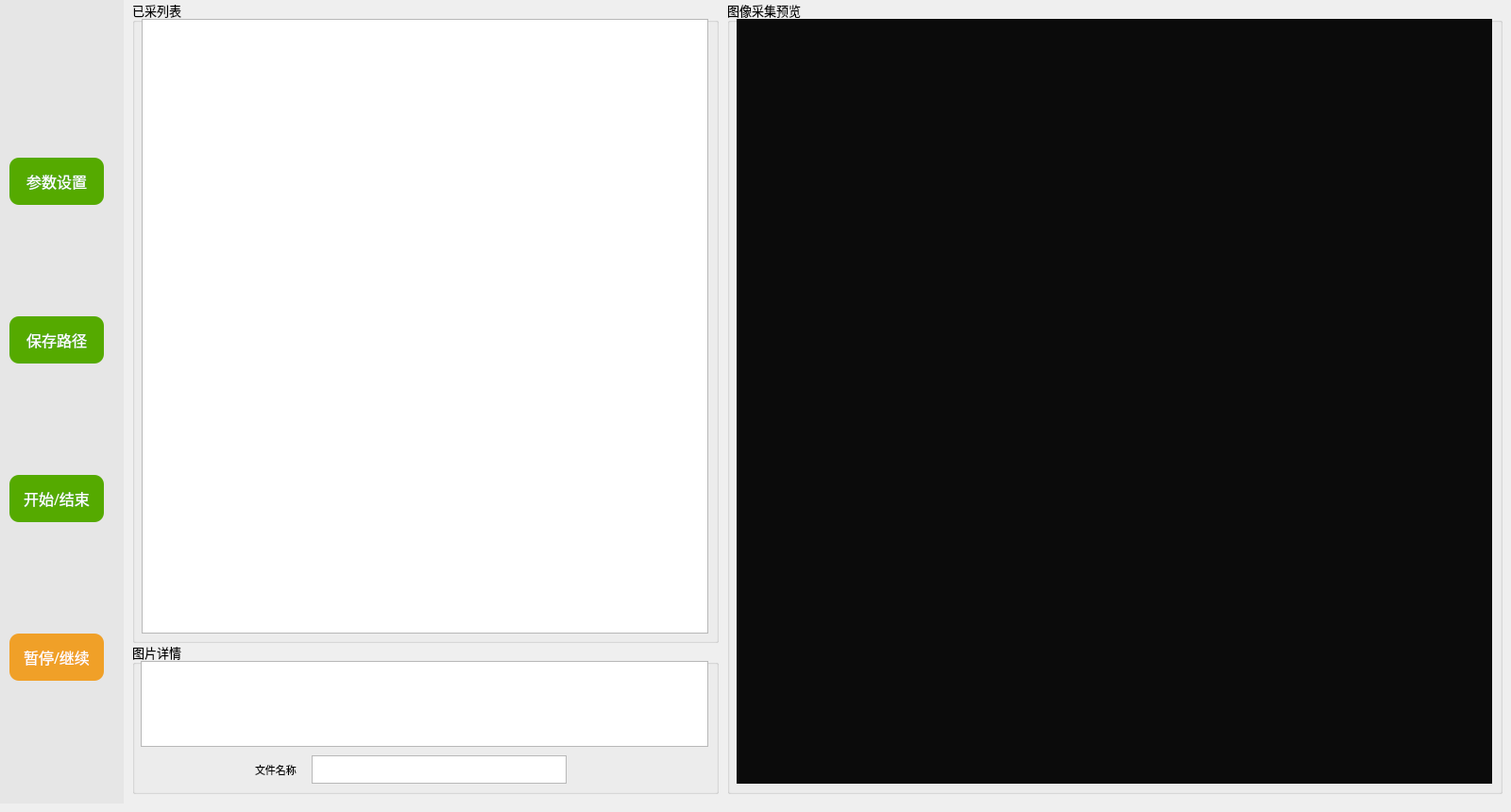
   <widget class="QWidget" name="tab_4">
    <attribute name="title">
     <string>图像采集</string>
    </attribute>
    <widget class="QWidget" name="widget_5" native="true">
     <property name="geometry">
      <rect>
       <x>130</x>
       <y>0</y>
       <width>1461</width>
       <height>851</height>
      </rect>
     </property>
     <property name="styleSheet">
      <string notr="true"/>
     </property>
     <widget class="QGroupBox" name="groupBox_4">
      <property name="geometry">
       <rect>
        <x>640</x>
        <y>0</y>
        <width>821</width>
        <height>841</height>
       </rect>
      </property>
      <property name="font">
       <font>
        <family>隶书</family>
        <pointsize>10</pointsize>
       </font>
      </property>
      <property name="title">
       <string>图像采集预览</string>
      </property>
      <widget class="QGraphicsView" name="tuxiang_3">
       <property name="geometry">
        <rect>
         <x>10</x>
         <y>20</y>
         <width>800</width>
         <height>810</height>
        </rect>
       </property>
       <property name="minimumSize">
        <size>
         <width>800</width>
         <height>800</height>
        </size>
       </property>
       <property name="maximumSize">
        <size>
         <width>800</width>
         <height>850</height>
        </size>
       </property>
       <property name="styleSheet">
        <string notr="true">background-color: rgb(11, 11, 11);</string>
       </property>
      </widget>
     </widget>
     <widget class="QGroupBox" name="groupBox_15">
      <property name="geometry">
       <rect>
        <x>10</x>
        <y>0</y>
        <width>621</width>
        <height>681</height>
       </rect>
      </property>
      <property name="font">
       <font>
        <family>隶书</family>
        <pointsize>10</pointsize>
       </font>
      </property>
      <property name="title">
       <string>已采列表</string>
      </property>
      <widget class="QTableView" name="list_3">
       <property name="geometry">
        <rect>
         <x>10</x>
         <y>20</y>
         <width>600</width>
         <height>651</height>
        </rect>
       </property>
       <property name="minimumSize">
        <size>
         <width>206</width>
         <height>200</height>
        </size>
       </property>
       <property name="maximumSize">
        <size>
         <width>10000</width>
         <height>10000</height>
        </size>
       </property>
       <property name="alternatingRowColors">
        <bool>true</bool>
       </property>
       <property name="showGrid">
        <bool>true</bool>
       </property>
       <property name="gridStyle">
        <enum>Qt::DotLine</enum>
       </property>
       <property name="sortingEnabled">
        <bool>true</bool>
       </property>
       <property name="wordWrap">
        <bool>true</bool>
       </property>
       <property name="cornerButtonEnabled">
        <bool>true</bool>
       </property>
       <attribute name="horizontalHeaderCascadingSectionResizes">
        <bool>true</bool>
       </attribute>
       <attribute name="verticalHeaderCascadingSectionResizes">
        <bool>false</bool>
       </attribute>
      </widget>
     </widget>
     <widget class="QGroupBox" name="groupBox_16">
      <property name="geometry">
       <rect>
        <x>10</x>
        <y>680</y>
        <width>621</width>
        <height>161</height>
       </rect>
      </property>
      <property name="font">
       <font>
        <family>隶书</family>
        <pointsize>10</pointsize>
       </font>
      </property>
      <property name="title">
       <string>图片详情</string>
      </property>
      <widget class="QTableView" name="detail_3">
       <property name="geometry">
        <rect>
         <x>9</x>
         <y>20</y>
         <width>601</width>
         <height>91</height>
        </rect>
       </property>
       <property name="minimumSize">
        <size>
         <width>206</width>
         <height>20</height>
        </size>
       </property>
       <property name="maximumSize">
        <size>
         <width>10000</width>
         <height>10000</height>
        </size>
       </property>
       <property name="alternatingRowColors">
        <bool>true</bool>
       </property>
       <property name="showGrid">
        <bool>true</bool>
       </property>
       <property name="gridStyle">
        <enum>Qt::DotLine</enum>
       </property>
       <property name="sortingEnabled">
        <bool>true</bool>
       </property>
       <property name="wordWrap">
        <bool>true</bool>
       </property>
       <property name="cornerButtonEnabled">
        <bool>true</bool>
       </property>
       <attribute name="horizontalHeaderCascadingSectionResizes">
        <bool>true</bool>
       </attribute>
       <attribute name="verticalHeaderCascadingSectionResizes">
        <bool>false</bool>
       </attribute>
      </widget>
      <widget class="QLabel" name="label_6">
       <property name="geometry">
        <rect>
         <x>130</x>
         <y>120</y>
         <width>72</width>
         <height>30</height>
        </rect>
       </property>
       <property name="font">
        <font>
         <family>黑体</family>
         <pointsize>8</pointsize>
        </font>
       </property>
       <property name="text">
        <string>文件名称</string>
       </property>
      </widget>
      <widget class="QTextBrowser" name="textBrowser_3">
       <property name="geometry">
        <rect>
         <x>190</x>
         <y>120</y>
         <width>270</width>
         <height>30</height>
        </rect>
       </property>
      </widget>
     </widget>
    </widget>
    <widget class="QWidget" name="widget_8" native="true">
     <property name="geometry">
      <rect>
       <x>0</x>
       <y>0</y>
       <width>131</width>
       <height>851</height>
      </rect>
     </property>
     <property name="styleSheet">
      <string notr="true">background-color:rgb(230, 230, 230);</string>
     </property>
     <widget class="QWidget" name="layoutWidget">
      <property name="geometry">
       <rect>
        <x>10</x>
        <y>30</y>
        <width>102</width>
        <height>781</height>
       </rect>
      </property>
      <layout class="QVBoxLayout" name="verticalLayout_3">
       <item>
        <widget class="QPushButton" name="xiangji_3">
         <property name="minimumSize">
          <size>
           <width>100</width>
           <height>50</height>
          </size>
         </property>
         <property name="maximumSize">
          <size>
           <width>0</width>
           <height>0</height>
          </size>
         </property>
         <property name="font">
          <font>
           <family>隶书</family>
           <pointsize>12</pointsize>
          </font>
         </property>
         <property name="styleSheet">
          <string notr="true">QPushButton{
	color: rgb(255, 255, 255);
	background-color: rgb(85, 170, 0);
	border-radius:10px

	}
QPushButton:hover{
	color: rgb(255, 255, 255);
	background-color:rgb(85, 200, 0)
	}
QPushButton:pressed{
	color: rgb(255, 255, 255);
	background-color:rgb(255, 0, 0)
	}</string>
         </property>
         <property name="text">
          <string>参数设置</string>
         </property>
        </widget>
       </item>
       <item>
        <widget class="QPushButton" name="path">
         <property name="minimumSize">
          <size>
           <width>100</width>
           <height>50</height>
          </size>
         </property>
         <property name="maximumSize">
          <size>
           <width>0</width>
           <height>0</height>
          </size>
         </property>
         <property name="font">
          <font>
           <family>隶书</family>
           <pointsize>12</pointsize>
          </font>
         </property>
         <property name="styleSheet">
          <string notr="true">QPushButton{
	color: rgb(255, 255, 255);
	background-color: rgb(85, 170, 0);
	border-radius:10px

	}
QPushButton:hover{
	color: rgb(255, 255, 255);
	background-color:rgb(85, 200, 0)
	}
QPushButton:pressed{
	color: rgb(255, 255, 255);
	background-color:rgb(255, 0, 0)
	}</string>
         </property>
         <property name="text">
          <string>保存路径</string>
         </property>
        </widget>
       </item>
       <item>
        <widget class="QPushButton" name="kaishi_3">
         <property name="minimumSize">
          <size>
           <width>100</width>
           <height>50</height>
          </size>
         </property>
         <property name="maximumSize">
          <size>
           <width>0</width>
           <height>0</height>
          </size>
         </property>
         <property name="font">
          <font>
           <family>隶书</family>
           <pointsize>12</pointsize>
          </font>
         </property>
         <property name="styleSheet">
          <string notr="true">QPushButton{
	color: rgb(255, 255, 255);
	background-color: rgb(85, 170, 0);
	border-radius:10px
	}
QPushButton:hover{
	color: rgb(255, 255, 255);
	background-color:rgb(85, 200, 0)
	}
QPushButton:pressed{
	color: rgb(255, 255, 255);
	background-color:rgb(255, 0, 0)
	}
QPushButton:checked
{
color: rgb(255, 255, 255);
	background-color: rgb(221, 0, 0);
}</string>
         </property>
         <property name="text">
          <string>开始/结束</string>
         </property>
         <property name="checkable">
          <bool>true</bool>
         </property>
        </widget>
       </item>
       <item>
        <widget class="QPushButton" name="suspend_3">
         <property name="minimumSize">
          <size>
           <width>100</width>
           <height>50</height>
          </size>
         </property>
         <property name="maximumSize">
          <size>
           <width>0</width>
           <height>0</height>
          </size>
         </property>
         <property name="font">
          <font>
           <family>隶书</family>
           <pointsize>12</pointsize>
          </font>
         </property>
         <property name="styleSheet">
          <string notr="true">QPushButton{
	color: rgb(255, 255, 255);
	background-color: rgb(240, 160, 40);
	border-radius:10px
	}
QPushButton:hover{
	color: rgb(255, 255, 255);
	background-color: rgb(250, 170, 50);
	}
QPushButton:pressed{
	color: rgb(255, 255, 255);
	background-color: rgb(85, 170, 0)
	}
QPushButton:checked{
	color: rgb(255, 255, 255);
	background-color: rgb(85, 170, 0)
	}</string>
         </property>
         <property name="text">
          <string>暂停/继续</string>
         </property>
         <property name="checkable">
          <bool>true</bool>
         </property>
        </widget>
       </item>
      </layout>
     </widget>
    </widget>
   </widget>
